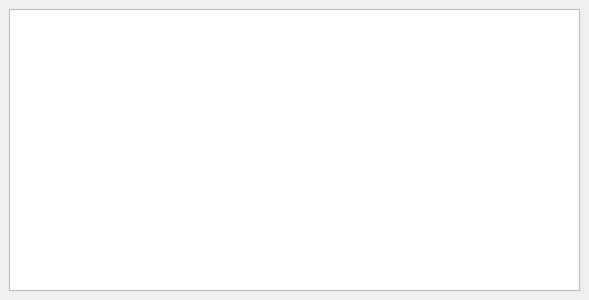
<?xml version="1.0" encoding="UTF-8"?>
<ui version="4.0">
 <class>LoggerWindowInternal</class>
 <widget class="QDockWidget" name="LoggerWindowInternal">
  <property name="geometry">
   <rect>
    <x>0</x>
    <y>0</y>
    <width>589</width>
    <height>300</height>
   </rect>
  </property>
  <property name="windowTitle">
   <string>Logger Output</string>
  </property>
  <widget class="QWidget" name="_dockableLayout">
   <layout class="QGridLayout" name="gridLayout">
    <item row="0" column="0">
     <widget class="QPlainTextEdit" name="_loggerTextEdit">
      <property name="readOnly">
       <bool>true</bool>
      </property>
     </widget>
    </item>
   </layout>
  </widget>
 </widget>
 <resources/>
 <connections/>
</ui>
